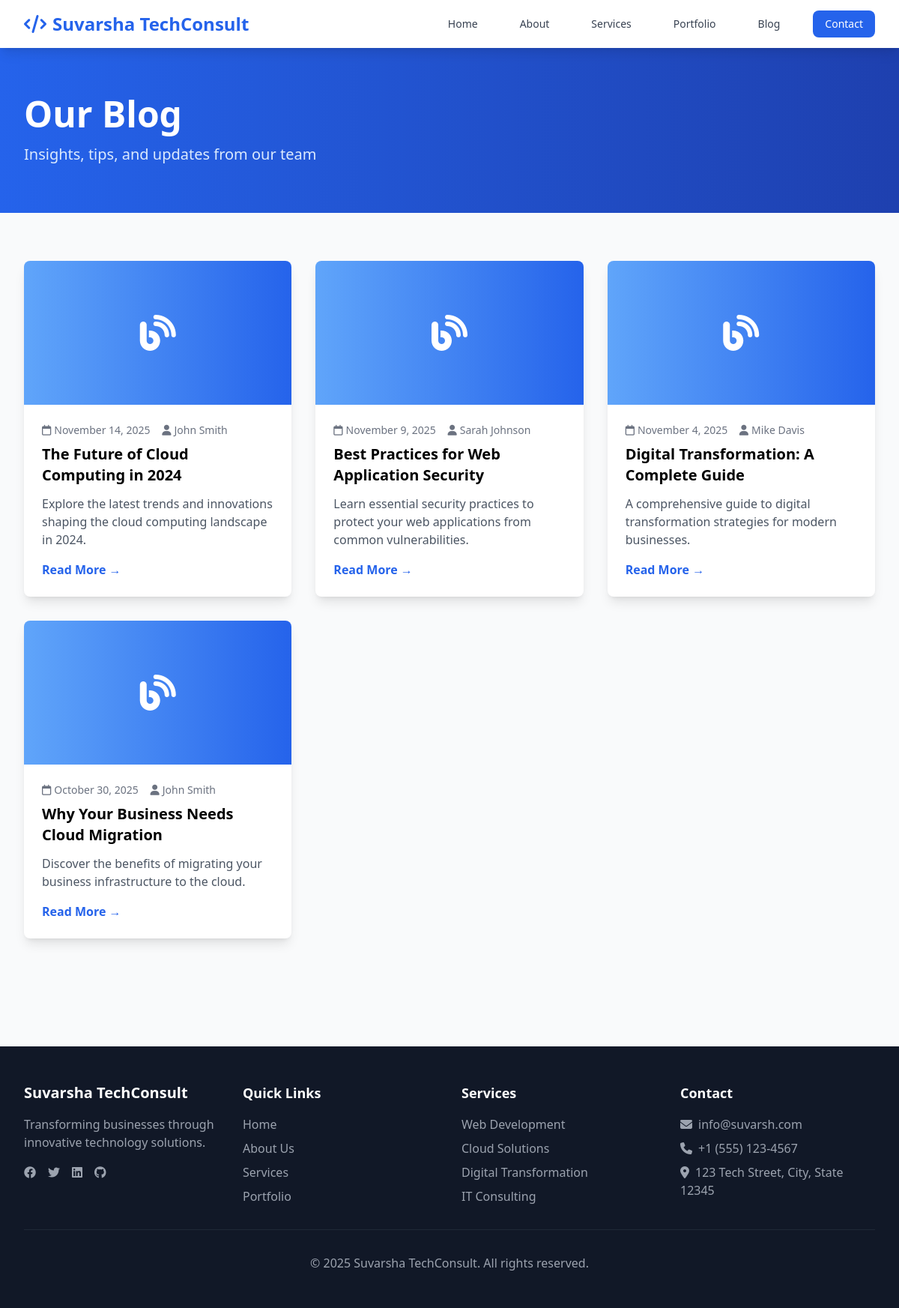
Page /blog on the committed database.
### tables this page shows
CREATE TABLE IF NOT EXISTS posts (
    id INT PRIMARY KEY AUTO_INCREMENT,
    title VARCHAR(255) NOT NULL,
    slug VARCHAR(255) UNIQUE NOT NULL,
    content TEXT,
    excerpt TEXT,
    author VARCHAR(100),
    published_at TIMESTAMP NULL,
    created_at TIMESTAMP DEFAULT CURRENT_TIMESTAMP,
    updated_at TIMESTAMP DEFAULT CURRENT_TIMESTAMP ON UPDATE CURRENT_TIMESTAMP,
    INDEX idx_slug (slug),
    INDEX idx_published_at (published_at)
);

### pages/blog.php (the view, shortened to what this page needs)
<?php
require_once INCLUDES_PATH . '/header.php';
try {
    $pdo = getDBConnection();
    $stmt = $pdo->query("SELECT * FROM posts WHERE published_at IS NOT NULL AND published_at <= NOW() ORDER BY published_at DESC");
    $posts = $stmt->fetchAll();
} catch (PDOException $e) {
    $posts = [];
}
?>
<section class="bg-gradient-to-r from-blue-600 to-blue-800 text-white py-16">
    <div class="max-w-7xl mx-auto px-4 sm:px-6 lg:px-8">
        <h1 class="text-4xl md:text-5xl font-bold mb-4">Our Blog</h1>
        <p class="text-xl text-blue-100">Insights, tips, and updates from our team</p>
    </div>
</section>
<section class="py-16">
    <div class="max-w-7xl mx-auto px-4 sm:px-6 lg:px-8">
        <?php if (!empty($posts)): ?>
            <div class="grid grid-cols-1 md:grid-cols-2 lg:grid-cols-3 gap-8">
                <?php foreach ($posts as $post): ?>
                    <article class="bg-white rounded-lg shadow-lg overflow-hidden hover:shadow-xl transition">
                        <div class="h-48 bg-gradient-to-r from-blue-400 to-blue-600 flex items-center justify-center">
                            <i class="fas fa-blog text-white text-5xl"></i>
                        </div>
                        <div class="p-6">
                            <div class="text-sm text-gray-500 mb-2">
                                <i class="far fa-calendar mr-1"></i><?php echo date('F j, Y', strtotime($post['published_at'])); ?>
                                <?php if ($post['author']): ?>
                                    <span class="ml-3"><i class="fas fa-user mr-1"></i><?php echo htmlspecialchars($post['author']); ?></span>
                                <?php endif; ?>
                            </div>
                            <h2 class="text-xl font-semibold mb-3">
                                <a href="/blog/<?php echo htmlspecialchars($post['slug']); ?>" class="hover:text-blue-600 transition">
                                    <?php echo htmlspecialchars($post['title']); ?>
                                </a>
                            </h2>
                            <?php if ($post['excerpt']): ?>
                                <p class="text-gray-600 mb-4"><?php echo htmlspecialchars($post['excerpt']); ?></p>
                            <?php else: ?>
                                <p class="text-gray-600 mb-4"><?php echo htmlspecialchars(substr(strip_tags($post['content']), 0, 150)) . '...'; ?></p>
                            <?php endif; ?>
                            <a href="/blog/<?php echo htmlspecialchars($post['slug']); ?>" class="text-blue-600 font-semibold hover:text-blue-800">
                                Read More →
                            </a>
                        </div>
                    </article>
                <?php endforeach; ?>
            </div>
        <?php endif; ?>
    </div>
</section>
<?php require_once INCLUDES_PATH . '/footer.php'; ?>

### assets/css/style.css (style rules this page uses)
html { scroll-behavior: smooth; }
.fade-in { animation: fadeIn 0.5s ease-in; }

### rows in the picture
posts: published_at "November 14, 2025", author "John Smith", title "The Future of Cloud Computing in 2024", excerpt "Explore the latest trends and innovations shaping the cloud computing landscape in 2024."
posts: published_at "November 9, 2025", author "Sarah Johnson", title "Best Practices for Web Application Security", excerpt "Learn essential security practices to protect your web applications from common vulnerabilities."
posts: published_at "November 4, 2025", author "Mike Davis", title "Digital Transformation: A Complete Guide", excerpt "A comprehensive guide to digital transformation strategies for modern businesses."
posts: published_at "October 30, 2025", author "John Smith", title "Why Your Business Needs Cloud Migration", excerpt "Discover the benefits of migrating your business infrastructure to the cloud."

### other values in the picture
SITE_NAME "Suvarsha TechConsult"
SITE_EMAIL "info@suvarsh.com"
SITE_PHONE "+1 (555) 123-4567"
